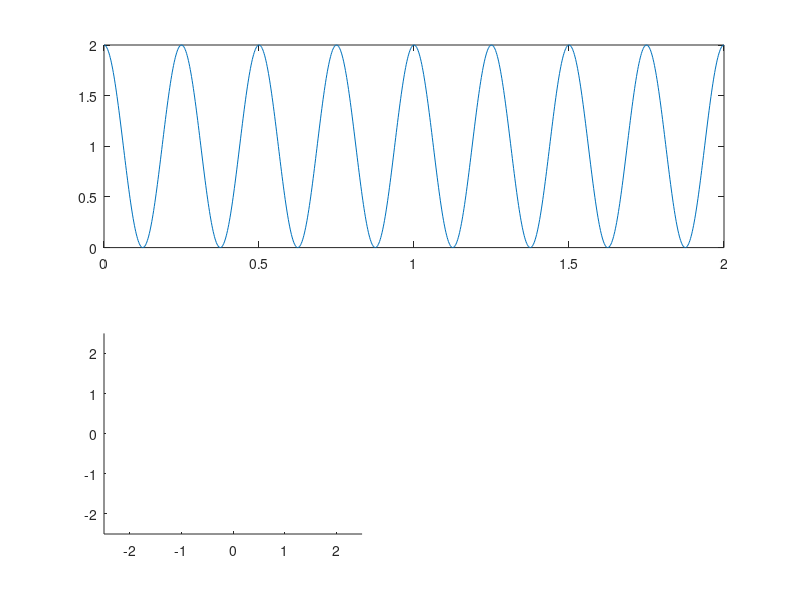

The MATLAB script that drew this image: (Note: this script raises an error after producing the figure.)
clc;clear;close all;
N=1000;
t=linspace(0,2,N);
omg=2*pi*4;
subplot(2,2,[1,2]);
cos_x=linspace(0,2,N);
f_cos=1+cos(omg*cos_x);
plot(cos_x,f_cos);


hold on;
subplot(2,2,3);
xlim([-2.5,2.5]);
ylim([-2.5,2.5]);
h=animatedline;
subplot(2,2,4);
xlim([0,6]);
ylim([-0.5,1.2]);
h2=animatedline;
m=1;
for f=0:0.01:6
    subplot(2,2,3);
    clearpoints(h);
    ss=sprintf("freq:%f Hz",f);
    title(ss);
    fx=f_cos.*exp(-1j*2*pi*f*t);
    addpoints(h,real(fx),imag(fx));
    drawnow update;
    pause(0.01);
    
    subplot(2,2,4);
    x_pos=real(sum(fx))/length(fx);
    addpoints(h2,f,x_pos);
    
    F(m) = getframe(gcf);
    m=m+1;
end
video = VideoWriter('circle.avi','Uncompressed AVI');
video.FrameRate = 60;
open(video);
writeVideo(video,F);
close(video)